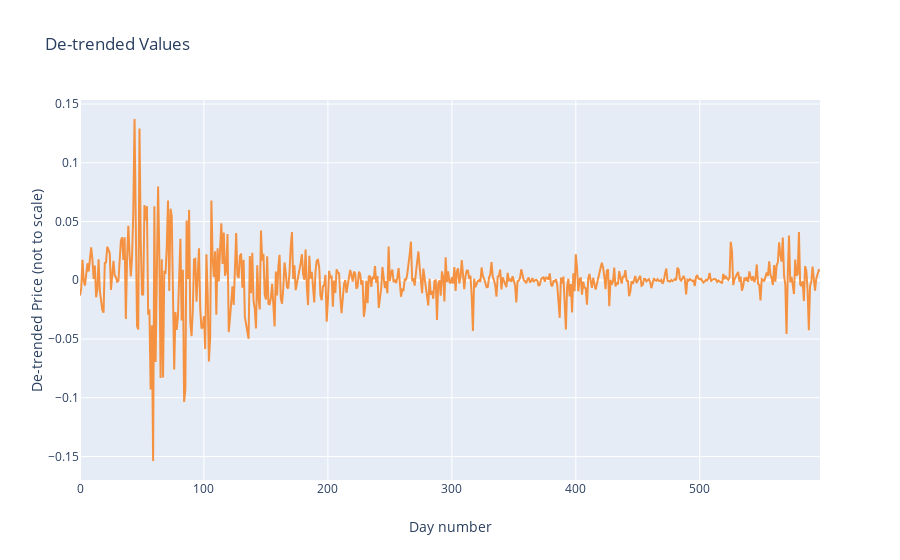

Source (notebook cell):
### Markdown cell above
#### This is how detrended data looks like!

### Code cell
trace1 = go.Scatter(
    x = np.arange(0, len(diff), 1),
    y = diff,
    mode = 'lines',
    name = 'Predicted price',
    hoverlabel= dict(namelength=-1),
    line = dict(color=('rgb(244, 146, 65)'), width=2)
)

data = [trace1]
layout = dict(title = 'De-trended Values',
             xaxis = dict(title = 'Day number'), yaxis = dict(title = 'De-trended Price (not to scale)'))
fig = dict(data=data, layout=layout)
py.iplot(fig, filename='results_demonstrating0')

### Figure 1 — Plotly figure (JSON) as saved in the notebook; plotly's stock layout.template omitted (floating-point values rounded to 4 significant figures; data arrays with more than 128 entries replaced by an {"elided": "..."} marker saying what was removed)
{"data": [{"hoverlabel": {"namelength": -1}, "line": {"color": "rgb(244, 146, 65)", "width": 2}, "mode": "lines", "name": "Predicted price", "type": "scatter", "x": {"elided": "598 int values"}, "y": {"elided": "598 float values"}}], "layout": {"title": {"text": "De-trended Values"}, "xaxis": {"title": {"text": "Day number"}}, "yaxis": {"title": {"text": "De-trended Price (not to scale)"}}}}
